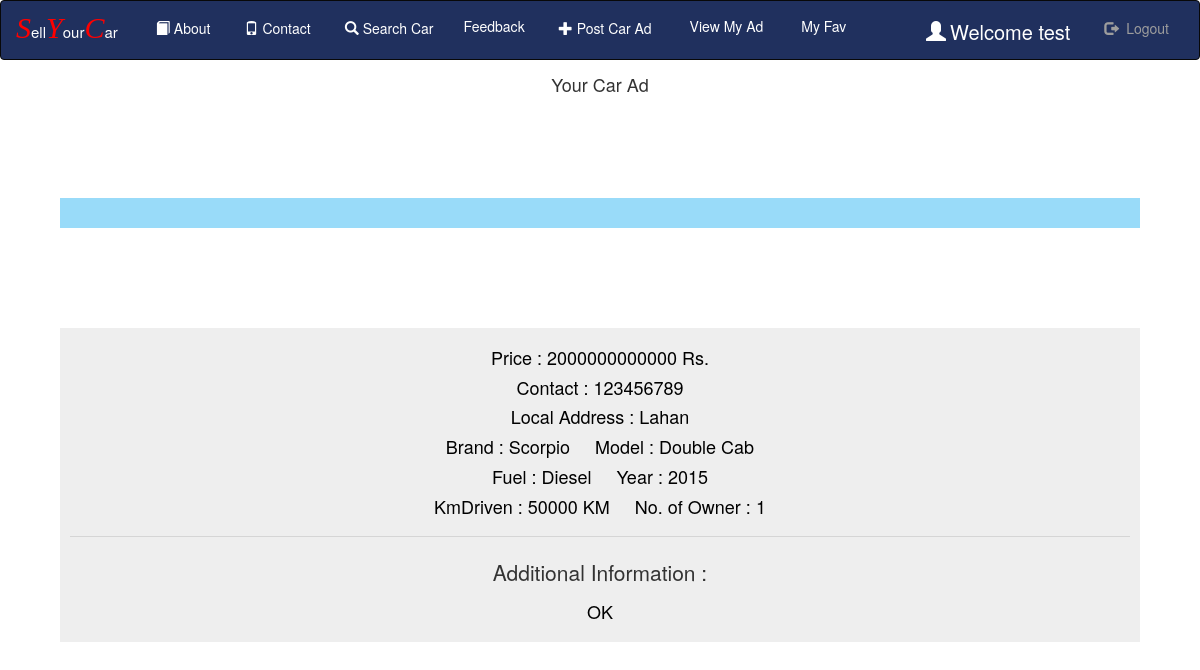
The app's page /detail1/9 (signed in) with its own data.
### Room/models.py (models this page shows, shortened)
class Owner_Detail(models.Model):
    register=models.ForeignKey(Register,on_delete=models.CASCADE,null=True)
    state=models.ForeignKey(State,on_delete=models.CASCADE,null=True)
    dist=models.ForeignKey(District,on_delete=models.CASCADE,null=True)
    local_add = models.CharField(max_length=100,null=True)
    title=models.CharField(max_length=100,null=True)
    desc=models.CharField(max_length=300,null=True)
    price=models.IntegerField(null=True)
    img=models.FileField(null=True)
    brand=models.CharField(max_length=100,null=True)
    model = models.CharField(max_length=100, null=True)
    year = models.CharField(max_length=20, null=True)
    fuel = models.CharField(max_length=100, null=True)
    kmdriven = models.CharField(max_length=100, null=True)
    noofowner = models.CharField(max_length=100, null=True)
    postdate = models.DateTimeField(auto_now_add=True,null=True)

class Register(models.Model):
    user=models.ForeignKey(User,on_delete=models.CASCADE,null=True)
    gen=models.CharField(max_length=30,null=True)
    add=models.CharField(max_length=100,null=True)
    mobile=models.CharField(max_length=10,null=True)
    image=models.FileField(null=True)
    birth=models.DateField(null=True)

### Room/views.py (the view)
# urls.py: path('detail1/<int:dist>', detail1,name='detail1'),
def detail1(request,dist):
    if not request.user.is_authenticated:
        return redirect('home')
    own=Owner_Detail.objects.get(id=dist)
    img = Image.objects.filter(owner=own)
    d={'img':img,'dist':own}
    return render(request,'detail1.html',d)

### Room/context_processors.py (called while the page is built)
def get_unaccepted_car_count(self):
    car_count = Status.objects.filter(status = False).count()
    return {
        "car_count": car_count
    }

### Room/request_exposer.py (called while the page is built)
def RequestExposerMiddleware(get_response):
    def middleware(request):
        models.exposed_request = request
        response = get_response(request)
        return response
    return middleware

### Room/templates/detail1.html (shortened to what this page needs)
{% extends 'navigation.html' %}
{% block body %}
<p align="center" style="margin-top:1%;font-size:18px">Your Car Ad</p>
<div class="container">
	<div class="row">
		<div class="col-lg-9 col-md-9 col-sm-9 col-xs-12">
		</div>
    </div></div>
    <center>
            <div class="jumbotron" style="margin:0%">
            <h4 style="color:black">Price : {{dist.price}} Rs.</h4>
            <h4 style="color:black">Contact : {{dist.register.mobile}}</h4>
            <h4 style="color:black">Local Address : {{dist.local_add}}</h4>
                <h4 style="color:black">Brand : {{dist.brand}}   &nbsp;&nbsp;&nbsp;&nbsp;Model : {{dist.model}} </h4>
                <h4 style="color:black">Fuel : {{dist.fuel}}   &nbsp;&nbsp;&nbsp;&nbsp;Year : {{dist.year}} </h4>
                <h4 style="color:black">KmDriven : {{dist.kmdriven}}   &nbsp;&nbsp;&nbsp;&nbsp;No. of Owner : {{dist.noofowner}} </h4>
                <hr>
                <p>Additional Information :</p>
                <h4 style="color:Black">{{dist.desc}}</h4>
    </div></center>
{% endblock %}

### Room/templates/navigation.html (shortened to what this page needs)
<!DOCTYPE html>
<html lang="en">
{% load static %}
<head>
  <link rel="stylesheet" href="https://maxcdn.bootstrapcdn.com/bootstrap/3.3.6/css/bootstrap.min.css">
    <link rel = stylesheet href = "https://cdn.datatables.net/1.10.20/css/jquery.dataTables.min.css">
  <link rel="stylesheet" type="text/css" href="https://cdn.jsdelivr.net/npm/toastify-js/src/toastify.min.css">
</head>
<body>
<nav class="navbar navbar-inverse" style="padding:0px;margin:0px;background-color:#20305E;color:white;>
  <div class="container-fluid" style="padding:0px;margin:0px">
    <div class="navbar-header" style="margin-bottom:4px;margin-right:4px;">
      <a class="navbar-brand" href="{% url 'home' %}"><span style="font-size:30px;color:Red"><i style="font-family:cursive">S</i></span><span style="font-size:15px;color:white">ell</span><span style="font-size:30px;color:Red"><i style="font-family:cursive">Y</i></span><span style="font-size:15px;color:white">our</span><span style="font-size:30px;color:Red"><i style="font-family:cursive">C</i></span><span style="font-size:15px;color:white">ar</span></a>
    </div>
    <ul class="nav navbar-nav">
        <li><a href="{% url 'about' %}" style = "color : white"><span class="glyphicon glyphicon-book" style="padding:4px"></span>About</a></li>
        <li><a href="{% url 'contact' %}" style = "color : white"><span class="glyphicon glyphicon-phone" style="padding:4px"></span>Contact</a></li>
      {% if not request.user.is_staff %}
      <li><a href="{% url 'search' %}" style = "color : white"><span class="glyphicon glyphicon-search" style="padding:4px"></span>Search Car</a></li>
      <li class="nav-item dropdown">
        <a class="nav-link dropdown-toggle" href="#" id="navbardrop" data-toggle="dropdown" style="color : white ">
          Feedback
        </a>
      </li>
      {% if request.user.username %}
        <li><a href="{% url 'rent1' %}" style = "color : white"><span class="glyphicon glyphicon-plus" style="padding:4px"></span>Post Car Ad</a></li>
      <li><a href="{% url 'my_car_list' %}" style = "color : white"><span class="glyphicon glyphicon-View" style="padding:4px"></span>View My Ad</a></li>
      <li><a href="{% url 'my_favourate_ad' %}" style = "color : white"><span class="glyphicon glyphicon-View" style="padding:4px"></span>My Fav</a></li>
    {% endif %}
        {% endif %}
    </ul>
    {% if request.user.username %}
    <ul class="nav navbar-nav navbar-right">
      <li><a href="{% url 'user_detail' %}" style="color:white;font-size:20px"> <span class="glyphicon glyphicon-user" style="padding:4px;"></span>Welcome  {{request.user.username}}</a></li>
      <li><a href="{% url 'logout' %}" style="margin-right:30px"><span class="glyphicon glyphicon-log-out" style="padding:4px;"></span> Logout</a></li>
    </ul>
    {% endif %}
</nav>
{% block body %}
{% endblock %}
</body>
</html>

### Room/templates/detail1.html (style rules this page uses)
.jumbotron { width:90%; padding:10px; }
.container { width:90%; padding:10px; background:#99DBF9; margin:100px auto; display:flex; justify-content:center; }

### records on screen
Owner_Detail: price "2000000000000", register.mobile "123456789", local_add "Lahan", brand "Scorpio", model "Double Cab", fuel "Diesel", year "2015", kmdriven "50000 KM", noofowner "1", desc "OK"

### other values on screen
{{ request.user.username }} "test"
